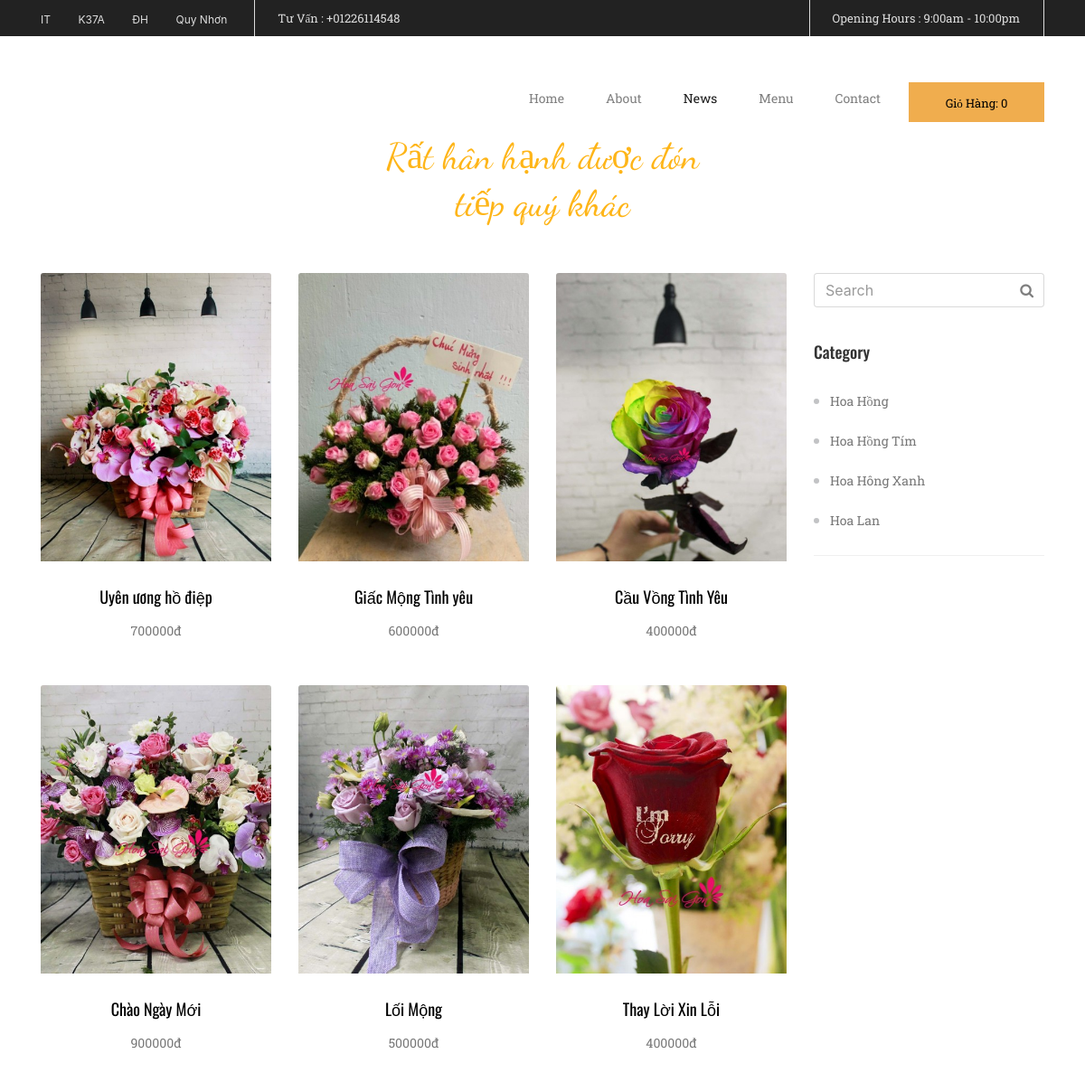
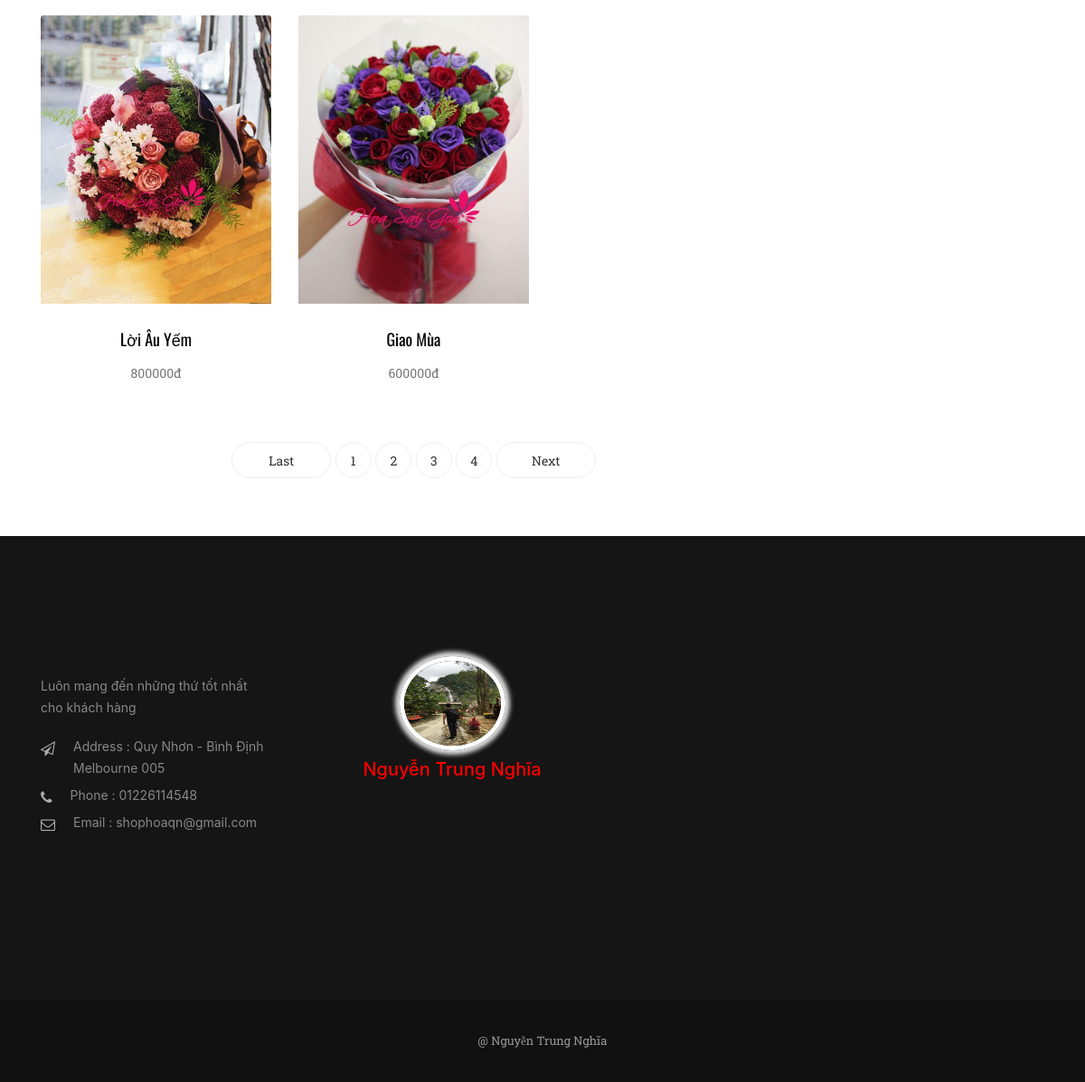
Screenshot of /detailDanhMuc/chiTietDanhMuc/9 with the database file from the repository (2 pictures, top to bottom).
### tables this page shows
CREATE TABLE `chitietsp` (
  `id_sp` int(11) NOT NULL,
  `tensp` varchar(250) NOT NULL,
  `hinhanh` varchar(100) NOT NULL,
  `gia` int(100) NOT NULL,
  `mota` longtext NOT NULL,
  `id_loaisp` int(100) NOT NULL,
  `thutu` int(100) NOT NULL
);

CREATE TABLE `loaisp` (
  `id_loaisp` int(11) NOT NULL,
  `tenloaisp` varchar(250) NOT NULL,
  `thutu` int(100) NOT NULL
);

### application/controllers/detailDanhMuc.php (called while the page is built, shortened)
<?php if ( ! defined('BASEPATH')) exit('No direct script access allowed');
class detailDanhMuc extends CI_Controller {
	private $soluongtin1trang;
	public function __construct()
	{
		$this->load->model('SanPham');
		$this->load->model('DanhMuc');
		$this->load->model('PhanTrang');
		$this->soluongtin1trang = 9;
	}
	function chiTietDanhMuc($id_sp)
	{
		$sanpham = $this->DanhMuc->loadSanPhamTheoDanhMuc($this->soluongtin1trang,$id_sp);
		$danhmuc = $this->DanhMuc->loadDanhMuc();
		$sotrang  = $this->PhanTrang->phantrang($this->soluongtin1trang);
		$ketqua = array(
			'sanpham' => $sanpham,
			'danhmuc' => $danhmuc,
			'sotrang'=> $sotrang
			 );
		$this->load->view('detailDanhMuc',$ketqua);
	}
}

### index.php (called while the page is built, shortened)
<?php
require_once BASEPATH.'core/CodeIgniter.php';

### application/models/DanhMuc.php (called while the page is built, shortened)
<?php if ( ! defined('BASEPATH')) exit('No direct script access allowed');
class DanhMuc extends CI_Model {
	function loadDanhMuc()
	{
		$this->db->select('*');
		$danhmuc =$this->db->get('loaisp');
		$danhmuc = $danhmuc->result_array();
		return $danhmuc;
	}
	function loadSanPhamTheoDanhMuc($soluongtin1trang,$id_sp)
	{
		$this->db->select('*');
		$this->db->join('chitietsp', 'chitietsp.id_loaisp = loaisp.id_loaisp', 'left');
		$this->db->where('chitietsp.id_loaisp', $id_sp);
		$ketqua = $this->db->get('loaisp',$soluongtin1trang,0);
		$ketqua = $ketqua->result_array();
		return $ketqua;
	}
}

### application/models/PhanTrang.php (called while the page is built, shortened)
<?php if ( ! defined('BASEPATH')) exit('No direct script access allowed');
class PhanTrang extends CI_Model {
	function phanTrang($soluongtin1trang)
	{
		$this->db->select('*');
		$sotin = $this->db->get('chitietsp');
		$ketqua = $sotin->result_array();
		$soluongtin = count($ketqua);
		$sotrang =ceil($soluongtin/$soluongtin1trang);
		return $sotrang;
	}
}

### application/views/detailDanhMuc.php (the view, shortened to what this page needs)
<!DOCTYPE html>
<html lang="en"><head>
	<link rel="stylesheet" href="<?php echo base_url() ?>vendor/bootstrap.css">
	<link rel="stylesheet" href="<?php echo base_url() ?>vendor/font-awesome.css">
	<link rel="stylesheet" href="<?php echo base_url() ?>1.css">
 </head>
<body >
<?php
	$uri = $_SERVER['REQUEST_URI'];
	 $uri = explode('/',$uri);
	$tranghientai = end($uri) ;
 ?>
		<div class="container">
			<div class="row">
				<div class="col-sm-9">
					<div class="row">
						<?php foreach ($sanpham as  $dlsanpham): ?>
						<div class="col-sm-4 text-xs-center">
							<div class="mottinchuan mb-3  wow  fadeInUp">
								<a href="<?php echo base_url(); ?>detailSanPham/chiTietSanPham/<?php echo $dlsanpham['id_sp'] ?>"><img class="card-img-top img-fluid" src="<?php echo $dlsanpham['hinhanh'] ?>" alt="Card image cap"></a>
								<a href="<?php echo base_url(); ?>detailSanPham/chiTietSanPham/<?php echo $dlsanpham['id_sp'] ?>" class="tieudetin1 fontoswarld"><?php echo $dlsanpham['tensp'] ?></a>
								<p class="fontroboto"><?php echo $dlsanpham['gia'] ?>đ</p>
							</div>
						</div>
						<?php endforeach ?>
					</div>
					<nav class="phantrang mb-3  wow  fadeInUp">
						<ul class="pagination">
							<?php
								if($tranghientai==1){
								}
								else
								{
							?>
									<li class="pre">
										<a href="#" aria-label="Previous">
											<span aria-hidden="true"> Last</span>
		 								</a>
									</li>
							<?php
								}
							?>
							<?php
								for ($i=0; $i <$sotrang ; $i++) {
									?>
									<?php
										if(($i+1)==$tranghientai)
										{
									?>
											<li class="current"><?= $i+1?></li>
									<?php }
										else{
									?>
											<li><a href="<?php echo base_url();?>index_Controller/page/<?= $i+1?>"><?php echo $i+1 ?></a></li>
										<?php } ?>
									<?php
								}
							?>
							<?php
								if($tranghientai==$sotrang){
								}
								else{
							?>
								<li class="next">
									<a href="#" aria-label="Previous">
										<span aria-hidden="true">Next </span>
	 								</a>
								</li>
							<?php
								}
							 ?>
						</ul>
					</nav>
				</div>
				<div class="col-sm-3">
					<div class="phansearch  wow  fadeInUp">
							 <input type="text" class="form-control phansearchct"  placeholder="Search">
							<button type="submit" class="iconsearch"><i class="fa fa-search"></i></button>
					</div>
					<div class="khoilistlink my-2  wow  fadeInUp">
						<h3 class="fontoswarld">Category </h3>
						<ul class="fontroboto">
							<?php foreach ($danhmuc as  $value): ?>
								<li><a href="<?php echo base_url() ;?>detailDanhMuc/chiTietDanhMuc/<?php echo $value['id_loaisp'] ?>"> <?php echo $value['tenloaisp'] ?></a></li>
							<?php endforeach ?>
						</ul>
					</div>
				</div>
			</div>
		</div>
</body>
</html>

### 1.css (style rules this page uses)
.fontroboto { font-family: 'Roboto Slab', serif; }
.fontoswarld { font-family: 'Oswald', sans-serif; }
.mottinchuan p.fontroboto { color: #777; line-height: 24px; font-size: 14px; }
a.tieudetin1.fontoswarld { color: black; font-size: 18px; padding: 26px 0 12px 0; display: block; }
.mottinchuan img { width: 100%; }
* { margin: 0; padding: 0; }
nav.phantrang ul li { display: inline-block; }
nav.phantrang ul { list-style: none; display: inline-block; }
nav.phantrang { text-align: center; }
nav.phantrang ul li a,nav.phantrang ul li.current { display: inline-block; color: #333; font-family: roboto slab; font-size: 14px; border: 1px solid #eee; border-radius: 22px; width: 40px; height: 40px; text-align: center; line-height: 40px; }
nav.phantrang ul li.pre a,nav.phantrang ul li.next a { width: 110px; }
.khoilistlink.my-2 { border-bottom: 1px solid #f0f0f0; }
.khoilistlink ul.fontroboto { color: #c2c3c5;margin-left: 18px; }
.khoilistlink ul li a { color: #777; line-height: 44px; font-size: 14px; }
.khoilistlink h3.fontoswarld { font-size: 18px; line-height: 50px; color: #333; }
button.iconsearch { position: absolute; top: 7px; right: 12px; background: none; border: none; color: #7f7f7f; cursor: pointer; }
.phansearch { position: relative; }

### rows the page displays
chitietsp: hinhanh (picture), tensp "Uyên ương hồ điệp", gia "700000"
chitietsp: hinhanh (picture), tensp "Giấc Mộng Tình yêu", gia "600000"
chitietsp: hinhanh (picture), tensp "Cầu Vồng Tình Yêu", gia "400000"
chitietsp: hinhanh (picture), tensp "Chào Ngày Mới", gia "900000"
chitietsp: hinhanh (picture), tensp "Lối Mộng", gia "500000"
chitietsp: hinhanh (picture), tensp "Thay Lời Xin Lỗi", gia "400000"
chitietsp: hinhanh (picture), tensp "Lời Âu Yếm", gia "800000"
chitietsp: hinhanh (picture), tensp "Giao Mùa", gia "600000"
loaisp: tenloaisp "Hoa Hồng"
loaisp: tenloaisp "Hoa Hồng Tím"
loaisp: tenloaisp "Hoa Hông Xanh"
loaisp: tenloaisp "Hoa Lan"
